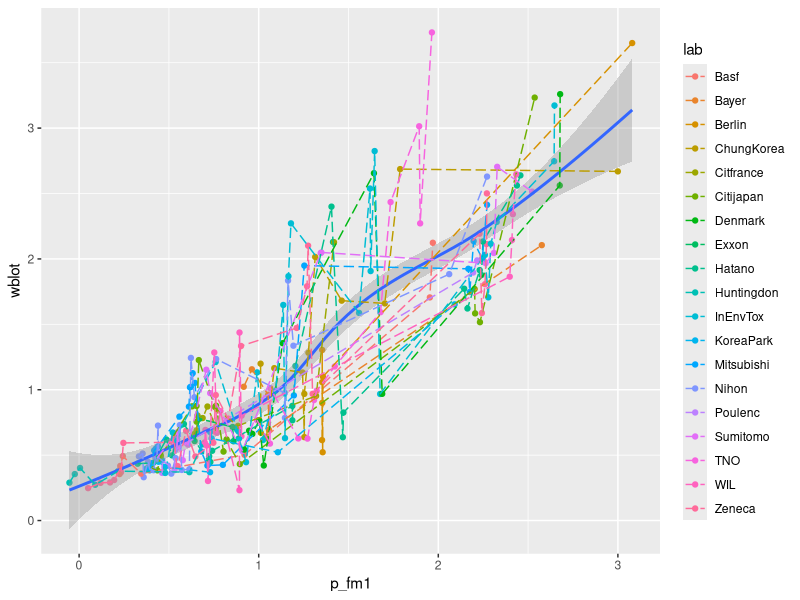
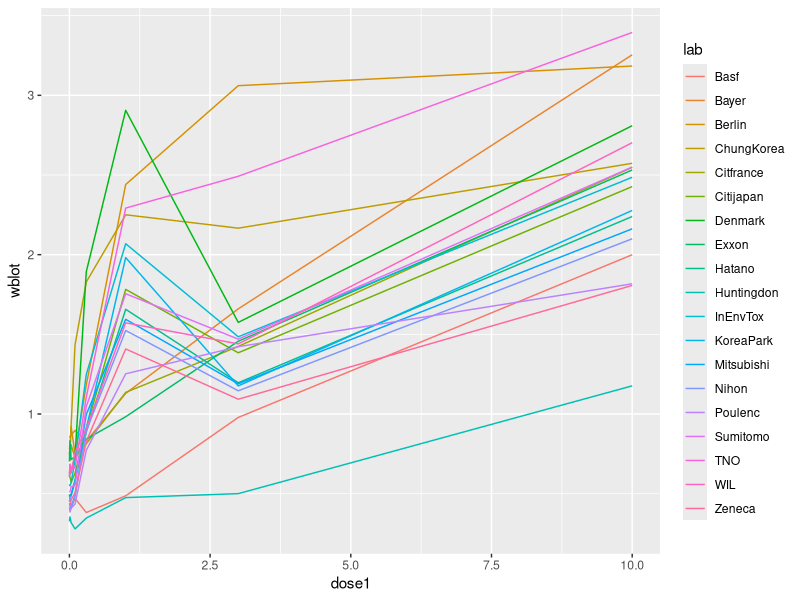
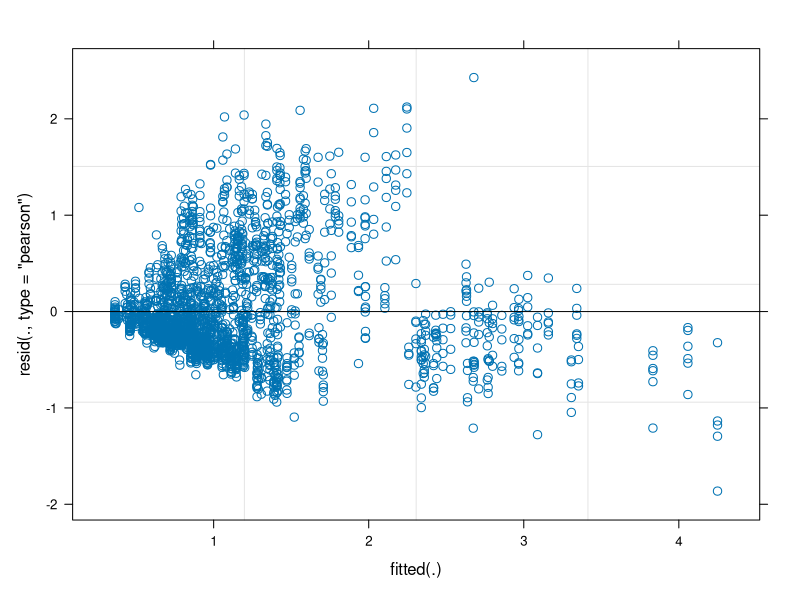
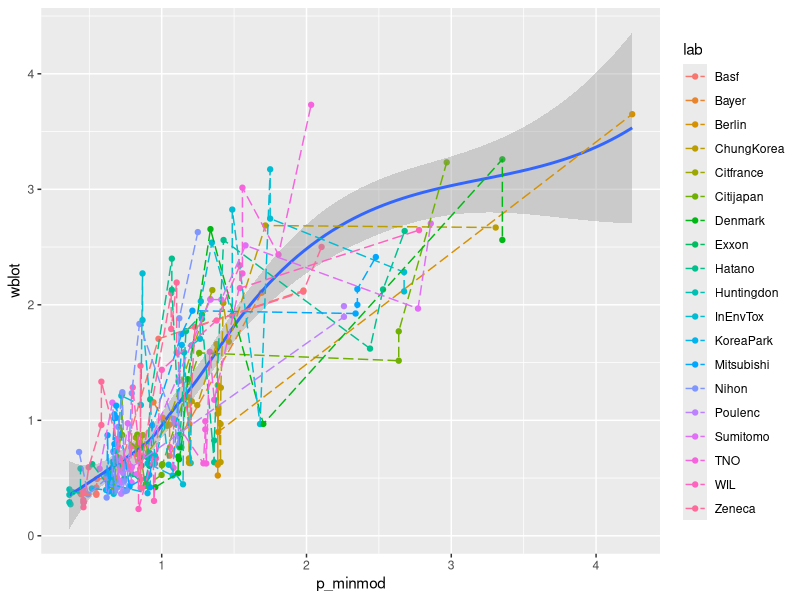

These figures' R source, in order:
## ---- chunk 1
library(dplyr)
library(lme4)
library(ggplot2)

dat <- read.table("case1.txt", header = T, stringsAsFactors = F, na.strings = ".", colClasses=c("character","character","numeric","numeric","numeric","numeric","numeric","numeric"))
dat <-  dat %>% filter(complete.cases(blot)) %>% mutate(wblot = blot/body, wwet = wet/body)
## ---- chunk 2
set.seed(3)
samp <- sample(dim(dat)[1], dim(dat)[1]/10)
test <- dat[samp,]
train <- dat[-samp,]
## ---- chunk 3
fm1 <- lmer(wblot ~ 1 + (proto|lab) + body + poly(dose1,2) + poly(dose2,2), train)
summary(fm1)

p_fm1 <- predict(fm1, test)

ggplot(data = test, aes(p_fm1, wblot)) + geom_point(aes(colour = lab)) + geom_smooth() + geom_line(aes(colour=lab), linetype=5)

## ---- chunk 4
mean_dat <- dat %>% group_by(lab, dose1) %>% summarise(wblot = mean(wblot))
ggplot(data = mean_dat, aes(x = dose1, y = wblot, color = lab)) + geom_line()
## ---- chunk 5
#dose response curve
minmod <- lmer(wblot ~ (1 + proto + dose1 + dose2| lab), train) #minimum model
summary(minmod)
plot(minmod)
p_minmod <- predict(minmod, test)
ggplot(data = test, aes(p_minmod, wblot)) + geom_point(aes(colour = lab)) + geom_smooth() + geom_line(aes(colour=lab), linetype=5)
